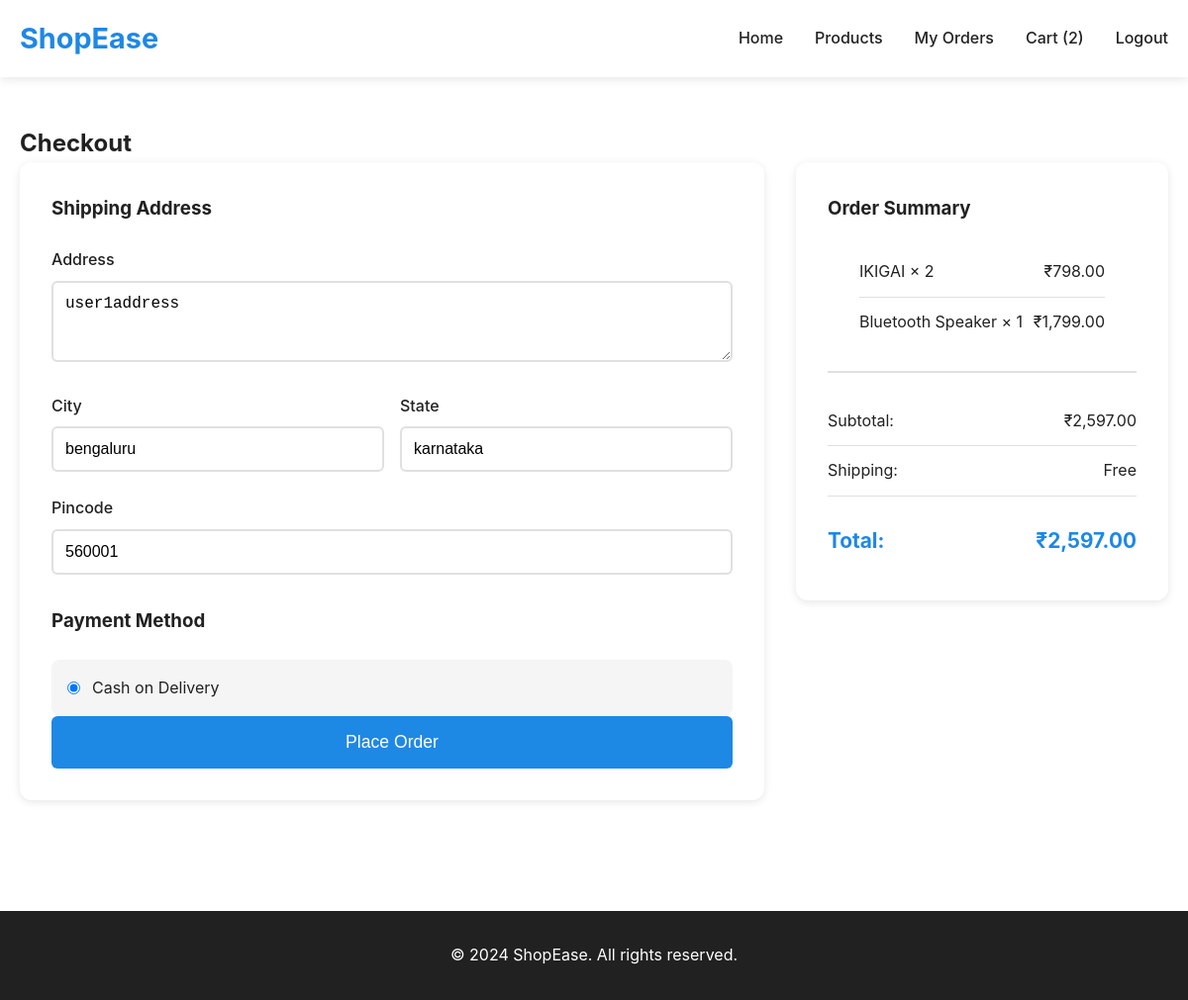
Screenshot of /shopease/checkout.php (signed in) with the database file from the repository.
### tables this page shows
CREATE TABLE `users` (
  `id` int(11) NOT NULL,
  `name` varchar(100) NOT NULL,
  `email` varchar(100) NOT NULL,
  `password` varchar(255) NOT NULL,
  `phone` varchar(20) DEFAULT NULL,
  `address` text DEFAULT NULL,
  `city` varchar(50) DEFAULT NULL,
  `state` varchar(50) DEFAULT NULL,
  `pincode` varchar(10) DEFAULT NULL,
  `created_at` timestamp NOT NULL DEFAULT current_timestamp()
);

CREATE TABLE `cart` (
  `id` int(11) NOT NULL,
  `user_id` int(11) NOT NULL,
  `product_id` int(11) NOT NULL,
  `quantity` int(11) DEFAULT 1,
  `added_at` timestamp NOT NULL DEFAULT current_timestamp()
);

CREATE TABLE `products` (
  `id` int(11) NOT NULL,
  `category_id` int(11) NOT NULL,
  `name` varchar(200) NOT NULL,
  `description` text DEFAULT NULL,
  `price` decimal(10,2) NOT NULL,
  `stock` int(11) DEFAULT 0,
  `image` varchar(255) DEFAULT NULL,
  `featured` tinyint(1) DEFAULT 0,
  `created_at` timestamp NOT NULL DEFAULT current_timestamp()
);

### shopease/php/functions.php (called while the page is built, shortened)
<?php
function get_user_data($conn, $user_id) {
    $stmt = $conn->prepare("SELECT * FROM users WHERE id = ?");
    $stmt->bind_param("i", $user_id);
    $stmt->execute();
    $result = $stmt->get_result();
    return $result->fetch_assoc();
}
function format_price($price) {
    return '₹' . number_format($price, 2);
}
?>

### shopease/checkout.php (the view, shortened to what this page needs)
<?php
require_once 'php/config.php';
require_once 'php/functions.php';
$user_id = $_SESSION['user_id'];
$user = get_user_data($conn, $user_id);
$stmt = $conn->prepare("SELECT c.*, p.name, p.price
                       FROM cart c
                       JOIN products p ON c.product_id = p.id
                       WHERE c.user_id = ?");
$stmt->bind_param("i", $user_id);
$stmt->execute();
$cart_items = $stmt->get_result()->fetch_all(MYSQLI_ASSOC);
$cart_count = count($cart_items);
$total = 0;
foreach ($cart_items as $item) {
    $total += $item['price'] * $item['quantity'];
}
?>
<!DOCTYPE html>
<html lang="en">
<head>
    <link rel="stylesheet" href="css/style.css">
</head>
<body>
    <header>
        <div class="container">
            <div class="header-content">
                <div class="logo">
                    <h1><a href="index.php">ShopEase</a></h1>
                </div>
                <nav>
                    <ul>
                        <li><a href="index.php">Home</a></li>
                        <li><a href="products.php">Products</a></li>
                        <li><a href="orders.php">My Orders</a></li>
                        <li><a href="cart.php">Cart (<?php echo $cart_count; ?>)</a></li>
                        <li><a href="logout.php">Logout</a></li>
                    </ul>
                </nav>
            </div>
        </div>
    </header>
    <section class="checkout-section">
        <div class="container">
            <h2>Checkout</h2>
            <div class="checkout-content">
                <div class="checkout-form">
                    <h3>Shipping Address</h3>
                    <form action="php/order-handler.php" method="POST" id="checkout-form">
                        <div class="form-group">
                            <label for="address">Address</label>
                            <textarea id="address" name="address" rows="3" required><?php echo htmlspecialchars($user['address']); ?></textarea>
                        </div>
                        <div class="form-row">
                            <div class="form-group">
                                <label for="city">City</label>
                                <input type="text" id="city" name="city" value="<?php echo htmlspecialchars($user['city']); ?>" required>
                            </div>
                            <div class="form-group">
                                <label for="state">State</label>
                                <input type="text" id="state" name="state" value="<?php echo htmlspecialchars($user['state']); ?>" required>
                            </div>
                        </div>
                        <div class="form-group">
                            <label for="pincode">Pincode</label>
                            <input type="text" id="pincode" name="pincode" value="<?php echo htmlspecialchars($user['pincode']); ?>" required maxlength="6">
                        </div>
                        <div class="payment-method">
                            <h3>Payment Method</h3>
                            <div class="payment-option">
                                <input type="radio" id="cod" name="payment" value="cod" checked>
                                <label for="cod">Cash on Delivery</label>
                            </div>
                        </div>
                        <button type="submit" name="place_order" class="btn btn-large btn-block">Place Order</button>
                    </form>
                </div>
                <div class="order-summary">
                    <h3>Order Summary</h3>
                    <div class="order-items">
                        <?php foreach ($cart_items as $item): ?>
                        <div class="order-item">
                            <span><?php echo htmlspecialchars($item['name']); ?> × <?php echo $item['quantity']; ?></span>
                            <span><?php echo format_price($item['price'] * $item['quantity']); ?></span>
                        </div>
                        <?php endforeach; ?>
                    </div>
                    <div class="summary-row">
                        <span>Subtotal:</span>
                        <span><?php echo format_price($total); ?></span>
                    </div>
                    <div class="summary-row">
                        <span>Shipping:</span>
                        <span>Free</span>
                    </div>
                    <div class="summary-row summary-total">
                        <span>Total:</span>
                        <span><?php echo format_price($total); ?></span>
                    </div>
                </div>
            </div>
        </div>
    </section>
    <footer>
        <div class="container">
            <p>&copy; 2024 ShopEase. All rights reserved.</p>
        </div>
    </footer>
</body>
</html>

### shopease/css/style.css (style rules this page uses)
* { margin: 0; padding: 0; box-sizing: border-box; }
:root { --primary-color: #1E88E5; --primary-hover: #1976D2; --primary-light: #E3F2FD; --text-dark: #212121; --text-gray: #666; --border-color: #E0E0E0; --bg-light: #F5F5F5; --success: #4CAF50; --error: #F44336; --warning: #FF9800; }
body { font-family: -apple-system, BlinkMacSystemFont, 'Segoe UI', Roboto, 'Helvetica Neue', Arial, sans-serif; line-height: 1.6; color: var(--text-dark); background: #fff; }
a { text-decoration: none; color: inherit; }
.container { max-width: 1200px; margin: 0 auto; padding: 0 20px; }
header { background: #fff; box-shadow: 0 2px 10px rgba(0,0,0,0.1); position: sticky; top: 0; z-index: 100; }
.header-content { display: flex; justify-content: space-between; align-items: center; padding: 1rem 0; }
.logo h1 { font-size: 1.8rem; color: var(--primary-color); }
.logo a { color: var(--primary-color); }
nav ul { display: flex; list-style: none; gap: 2rem; }
nav a { color: var(--text-dark); font-weight: 500; transition: color 0.3s; }
.btn { display: inline-block; padding: 0.75rem 1.5rem; background: var(--primary-color); color: #fff; border: none; border-radius: 6px; cursor: pointer; font-weight: 500; transition: all 0.3s; }
.btn-large { padding: 1rem 2rem; font-size: 1.1rem; }
.btn-block { width: 100%; text-align: center; }
section { padding: 4rem 0; }
.form-group { margin-bottom: 1.5rem; }
.form-group label { display: block; margin-bottom: 0.5rem; font-weight: 500; color: var(--text-dark); }
.form-group input, .form-group select, .form-group textarea { width: 100%; padding: 0.75rem; border: 2px solid var(--border-color); border-radius: 6px; font-size: 1rem; transition: border-color 0.3s; }
.form-row { display: grid; grid-template-columns: 1fr 1fr; gap: 1rem; }
.summary-row { display: flex; justify-content: space-between; padding: 0.75rem 0; border-bottom: 1px solid var(--border-color); }
.summary-total { font-size: 1.3rem; font-weight: 700; color: var(--primary-color); border-bottom: none; margin-top: 1rem; }
.checkout-section { padding: 3rem 0; }
.checkout-content { display: grid; grid-template-columns: 2fr 1fr; gap: 2rem; }
.checkout-form { background: #fff; padding: 2rem; border-radius: 12px; box-shadow: 0 2px 8px rgba(0,0,0,0.1); }
.checkout-form h3 { margin-bottom: 1.5rem; }
.payment-method { margin-top: 2rem; }
.payment-option { display: flex; align-items: center; gap: 0.75rem; padding: 1rem; background: var(--bg-light); border-radius: 8px; }
.order-summary { background: #fff; padding: 2rem; border-radius: 12px; box-shadow: 0 2px 8px rgba(0,0,0,0.1); height: fit-content; }
.order-items { margin-bottom: 1.5rem; padding-bottom: 1.5rem; border-bottom: 2px solid var(--border-color); }
.order-item { display: flex; justify-content: space-between; padding: 0.75rem 0; }
.order-items { padding: 1.5rem 2rem; }
.order-item { display: flex; justify-content: space-between; padding: 0.75rem 0; border-bottom: 1px solid var(--border-color); }
.order-item:last-child { border-bottom: none; }
footer { background: var(--text-dark); color: #fff; text-align: center; padding: 2rem 0; margin-top: 4rem; }

### rows the page displays
users: address "user1address", city "bengaluru", state "karnataka", pincode "560001"
cart: product.name "IKIGAI", quantity "2", format_price($item['price'] * $item['quantity']) "₹798.00"
cart: product.name "Bluetooth Speaker", quantity "1", format_price($item['price'] * $item['quantity']) "₹1,799.00"

### other values shown
$cart_count "2"
format_price($total) "₹2,597.00"
